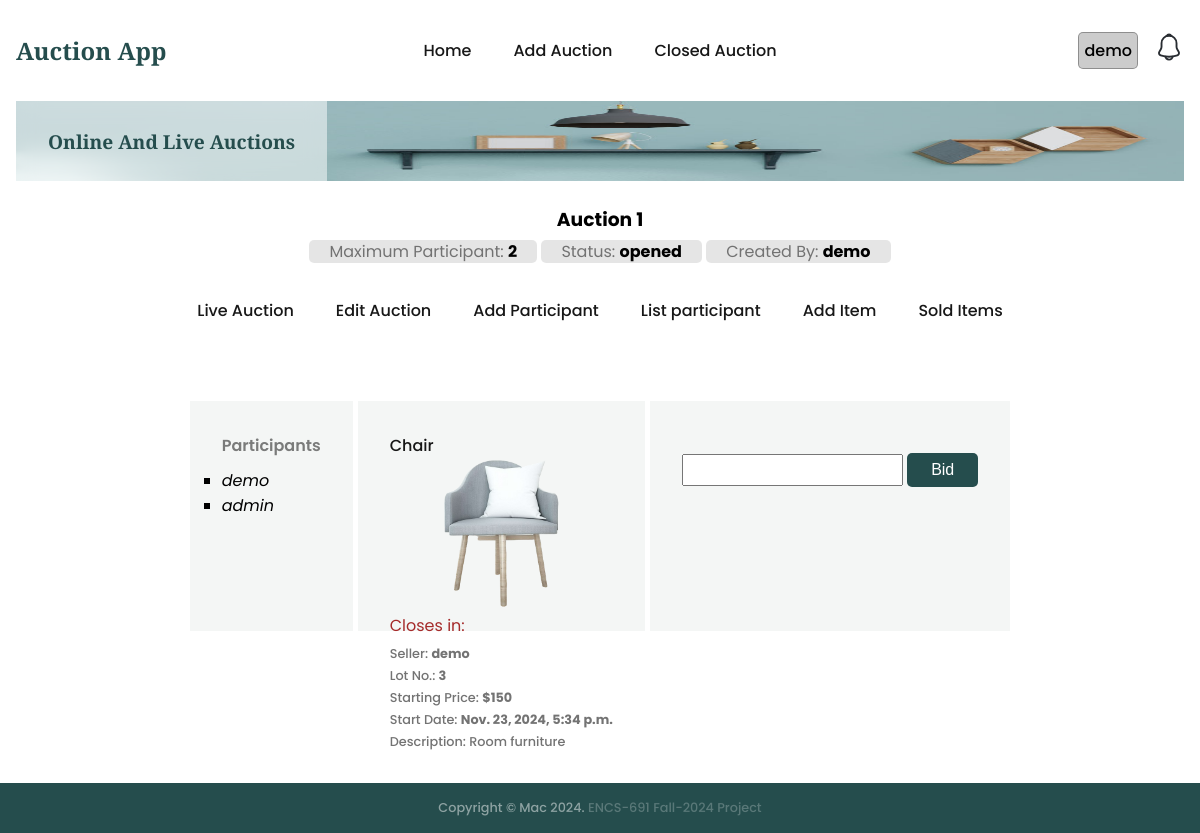
The page /auction/1/item/3/bid?page=auctionIndex (signed in) on the database its author committed.
### auctions/models.py (models this page shows, shortened)
class Auction(models.Model):
    name = models.CharField(max_length=200)
    description = models.CharField(max_length=200)
    status = models.CharField(max_length=200, default='opened')
    auction1 = models.CharField(max_length=200, default='0')
    maxparticipant = models.CharField(max_length=200, default='0')
    username = models.CharField(max_length=200, default='-')
    createdat = models.DateTimeField(default=timezone.now)

class Participant(models.Model):
    auctionid = models.CharField(max_length=200)
    userid = models.CharField(max_length=200)
    username = models.CharField(max_length=200)
    status = models.CharField(max_length=200)
    createdat = models.DateTimeField(default=timezone.now)

class Item(models.Model):
    auctionid = models.CharField(max_length=200)
    name = models.CharField(max_length=200)
    description = models.CharField(max_length=200)
    categoryid = models.CharField(max_length=200)
    subcategoryid = models.CharField(max_length=200)
    status = models.CharField(max_length=200)
    minimumbid = models.IntegerField()
    username = models.CharField(max_length=200)
    image = models.CharField(max_length=200)
    createdat = models.DateTimeField(default=timezone.now)
    startat = models.DateTimeField(default=timezone.now)
    endat = models.DateTimeField()

### auctions/views.py (the view)
# urls.py: path('auction/<int:aid>/item/<int:itemid>/bid', views.bidItem, name='bidItem'),
@login_required
def bidItem(req, aid, itemid):
    if req.method == 'POST':
      return addNewBid(req, aid, itemid)
    page = req.GET.get('page')
    triggers = {'index':'every 1s', 'soldItems':'load'}
    try:
        trigger = triggers[page]
    except Exception as e:
        logging.error(e)
        trigger = 'every 1s'
    bids = None
    auction = getRecordByPk(Auction, aid)
    try:
        participants = Participant.objects.filter(auctionid=aid, status='active')
    except:
        participants = None
    try:
        bids = Bid.objects.filter(auctionid=auction.id)
    except:
        logging.error(f'Item does not exist')
    item = getRecordByPk(Item, itemid)
    context = {
        'auction': auction,
        'item': item,
        'bids':bids,
        'participants': participants,
        'pageOptions':{'trigger':trigger}
    }
    return render(req, 'auctions/bidItem.html', context=context)

### auctions/utils.py (called while the page is built)
def getRecordByPk(model, id):
    try:
        record = model.objects.get(pk=id)
    except (KeyError, model.DoesNotExist):
        logging.error('getRecordByPk: model does not exist')
        return None
    else:
        return record

### templates/auctions/bidItem.html (shortened to what this page needs)
{% extends "auctions/auctionBase.html" %}
{% block auction_content %}
<div class="biditem-container">
  <section class="section__container product__container" id="product">
    <div class="biditem-grid">
      <div class="product__card biditem-participants">
        <div class="biditem-participants-header">Participants</div>
        {% if participants %}
        {% for participant in participants %}
        <ul id="{{participant.id}}" class="biditem-participants-list">
          <li class="participant__name">{{participant.username}}</li>
        </ul>
        {% endfor %}
        {% else %}
        <div class="auction-notice">No active participant found</div>
        {% endif %}
      </div>
      {% if item %}
      <div class="product__card biditem-item">
        <h4>{{item.name}}</h4>
        <img src="{{item.image}}" alt="{{item.name}}" />
        <div class="biditem-p" id="close-in">
          Closes in:
        </div>
        <p>Seller: <strong>{{item.username}}</strong></p>
        <p>Lot No.: <strong>{{item.id}}</strong></p>
        <p>Starting Price: <strong>${{item.minimumbid}}</strong></p>
        <p>Start Date: <strong>{{item.createdat}}</strong></p>
        <p>Description: {{item.description}}</p>
      </div>
      {% endif %}
      <div class="bid-info product__card" id="bid-info">
        {% if item.status != 'closed' %}
        <form class="bid-detail" hx-post="{% url 'auctions:bidItem' auction.id item.id %}" hx-target="#bid-response">
          <input class="input" required name="amount" type="number">
          <button type="submit" class="btn">Bid</button>
        </form>
        {% endif %}
      </div>
    </div>
  </section>
</div>
{% endblock %}

### templates/auctions/auctionBase.html
{% extends "base.html" %}
{% block content %}
<section class="section__container product__container" id="product">
    <div class="auctionbase__header">
        <a href="{% url 'auctions:auctionIndex' auction.id %}">
            <h3>{{auction.name}}</h3>
            <span>Maximum Participant: <strong>{{auction.maxparticipant}}</strong></span>
            <span>Status: <strong>{{auction.status}}</strong></span>
            <span>Created By: <strong>{{auction.username}}</strong></span>
        </a>
    </div>
    <nav>
        <ul class="nav__links auction__nav__links" id="nav-links">
            {% if auction %}
                {% with current_url=request.get_full_path %}
                    {% url 'auctions:auctionIndex' auction.id as url %}
                    <li class="{% if current_url == url %} active-menu {%endif%}">
                        <a href="{{ url }}">Live Auction</a>
                    </li>
                    {% url 'auctions:editAuction' auction.id as url %}
                    <li class="{% if current_url == url %} active-menu {%endif%}">
                        <a href="{{ url }}">Edit Auction</a>
                    </li>
                    {% url 'auctions:addParticipant' auction.id as url %}
                    <li class="{% if current_url == url %} active-menu {%endif%}">
                        <a href="{{ url }}">Add Participant</a>
                    </li>
                    {% url 'auctions:listParticipant' auction.id as url %}
                    <li class="{% if current_url == url %} active-menu {%endif%}">
                        <a href="{{ url }}">List participant</a>
                    </li>
                    {% url 'auctions:addItem' auction.id as url%}
                    <li class="{% if current_url == url %} active-menu {%endif%}">
                        <a href="{{ url }}">Add Item</a>
                    </li>
                    {% url 'auctions:getSoldItems' auction.id as url %}
                    <li class="{% if current_url == url %} active-menu {%endif%}">
                        <a href="{{ url }}">Sold Items</a>
                    </li>
                {% endwith %}
            {% endif %}
        </ul>
    </nav>
    {% include "auctions/message.html" %}
    {% block auction_content %}{% endblock %}
</section>
{% endblock %}

### templates/base.html (shortened to what this page needs)
{% load static %}
<!DOCTYPE html>
<html lang="en">
<head>
  <link rel="stylesheet" href="{% static 'css/styles.css' %}" />
</head>
<body>
  <div id="main-container">
    <nav>
      <div class="nav__header">
        <div class="nav__logo">
          <a href="{% url 'auctions:index' %}" class="logo">Auction App</a>
        </div>
      </div>
      <ul class="nav__links" id="nav-links">
        {% with current_url=request.get_full_path %}
        {% url 'auctions:index' as url %}
        <li class="{% if current_url == url %} active-menu {%endif%}">
          <a href="{{url}}">Home</a>
        </li>
        {% url 'auctions:addAuction' as url %}
        <li class="{% if current_url == url %} active-menu {%endif%}">
          <a href="{{url}}">Add Auction</a>
        </li>
        {% url 'auctions:closedAuction' as url %}
        <li class="{% if current_url == url %} active-menu {%endif%}">
          <a href="{{url}}">Closed Auction</a>
        </li>
        {% endwith %}
      </ul>
      <div class="nav__notification" id="nav-notification">
        {% if user.is_authenticated %}
        <div class="user-container">
          <div id="systemuser">{{user.username}}</div>
        </div>
        <div class="notification-icon" hx-get="{% url 'auctions:notification' %}?type=list" hx-target="#modal-content">
        </div>
        {% else %}
        <a href="{% url 'users:login' %}">Login</a>
        {% endif %}
      </div>
    </nav>
    <header class="section__container header__container" id="home">
      <div class="header__image">
        <img src="{% static 'images/header.png' %}" alt="header" />
      </div>
      <div class="header__content">
        <div>
          <h1>Online And Live Auctions</h1>
        </div>
      </div>
    </header>
    {% block content %}{% endblock %}
  </div>
  <footer class="footer" id="contact">
    <div class="footer__bar">
      Copyright © Mac 2024. <span class="footer-span">ENCS-691 Fall-2024 Project</span>
    </div>
  </footer>
</body>
</html>

### rows shown on the page
Auction: name "Auction 1", maxparticipant "2", status "opened", username "demo"
Participant: username "demo"
Participant: username "admin"
Item: name "Chair", image (picture), username "demo", id "3", minimumbid "150", createdat "Nov. 23, 2024, 5:34 p.m.", description "Room furniture"

### other values the page prints
{{ user.username }} "demo"
